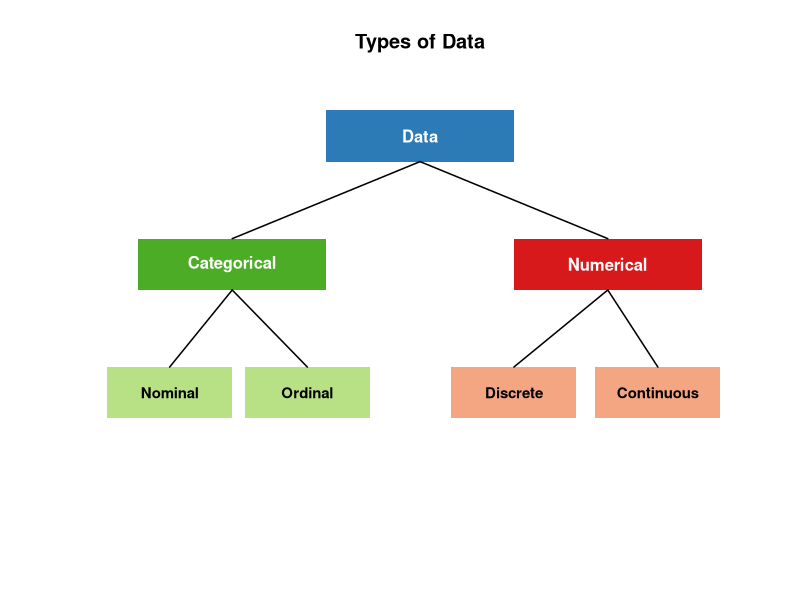
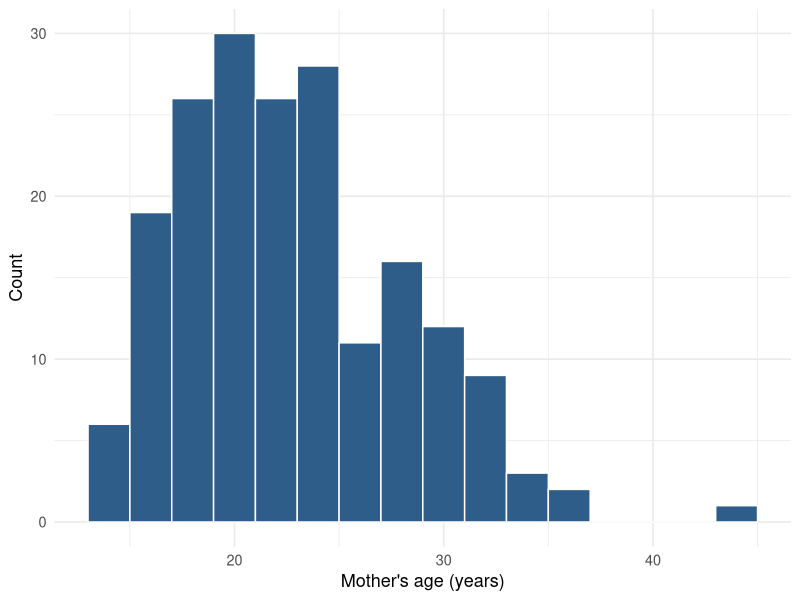
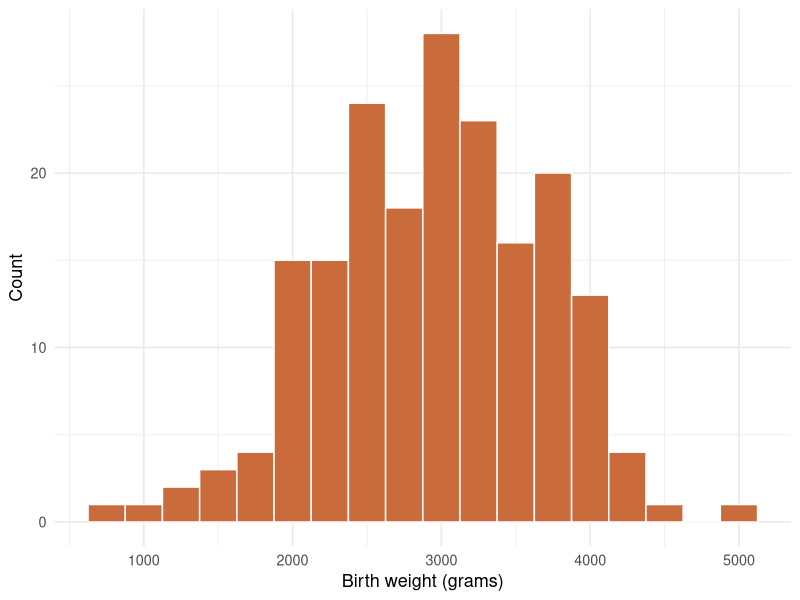
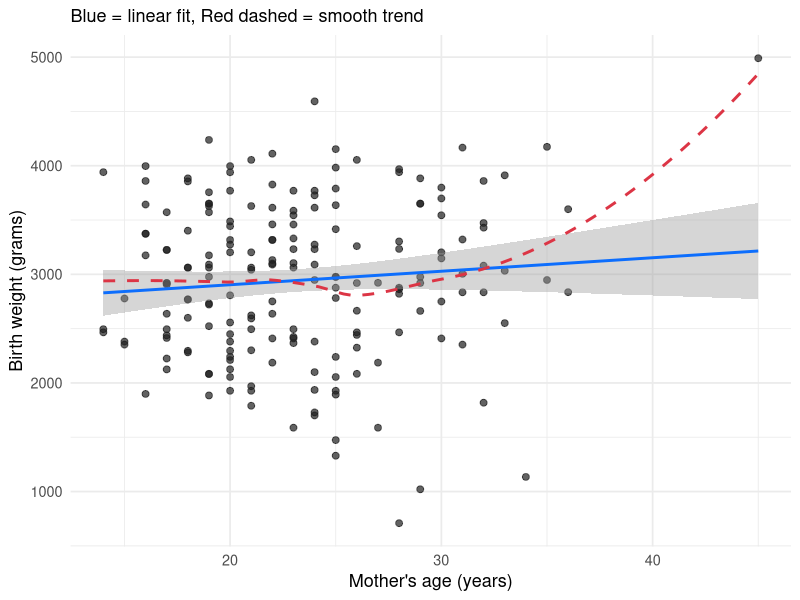
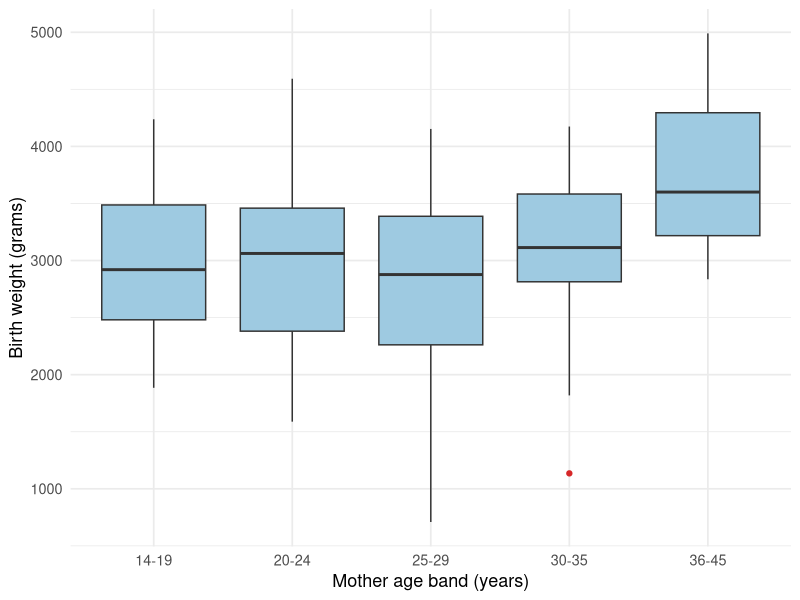
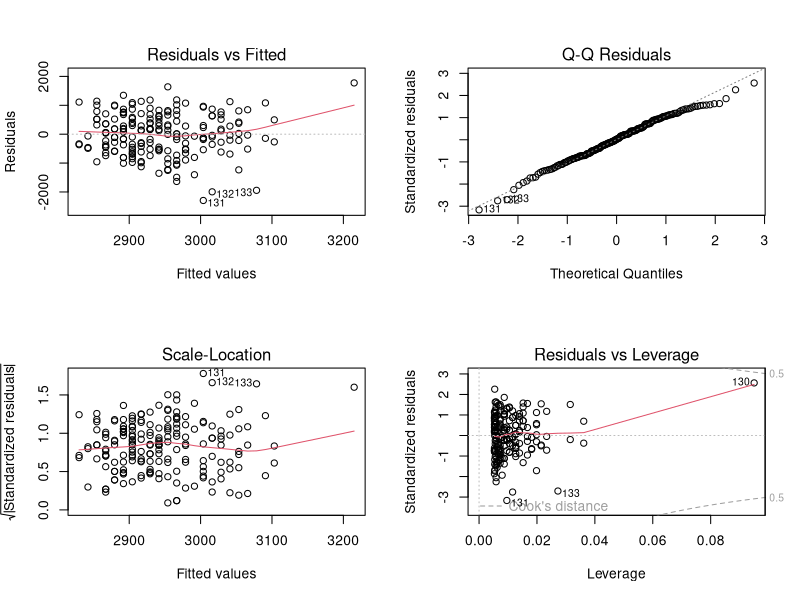

Generate these figures, in order, with R:
## ---- chunk 1
#| label: setup
library(tidyverse)
library(broom)
library(MASS)

theme_set(theme_minimal(base_size = 13))
set.seed(91946)
## ---- chunk 2
#| label: data-types-tree
#| fig-cap: "Classification of data types."
#| echo: false

# Simple text-based tree using plot
plot(0, 0, xlim = c(0, 10), ylim = c(0, 6), type = "n",
     axes = FALSE, xlab = "", ylab = "", main = "Types of Data")

# Data node
rect(3.5, 5, 6.5, 5.8, col = "#2c7bb6", border = NA)
text(5, 5.4, "Data", col = "white", font = 2)

# Categorical node
rect(0.5, 3, 3.5, 3.8, col = "#4dac26", border = NA)
text(2, 3.4, "Categorical", col = "white", font = 2)

# Numerical node
rect(6.5, 3, 9.5, 3.8, col = "#d7191c", border = NA)
text(8, 3.4, "Numerical", col = "white", font = 2)

# Nominal
rect(0, 1, 2, 1.8, col = "#b8e186", border = NA)
text(1, 1.4, "Nominal", font = 2, cex = 0.9)

# Ordinal
rect(2.2, 1, 4.2, 1.8, col = "#b8e186", border = NA)
text(3.2, 1.4, "Ordinal", font = 2, cex = 0.9)

# Discrete
rect(5.5, 1, 7.5, 1.8, col = "#f4a582", border = NA)
text(6.5, 1.4, "Discrete", font = 2, cex = 0.9)

# Continuous
rect(7.8, 1, 9.8, 1.8, col = "#f4a582", border = NA)
text(8.8, 1.4, "Continuous", font = 2, cex = 0.9)

# Connecting lines
segments(5, 5, 2, 3.8, lwd = 1.5)
segments(5, 5, 8, 3.8, lwd = 1.5)
segments(2, 3, 1, 1.8, lwd = 1.5)
segments(2, 3, 3.2, 1.8, lwd = 1.5)
segments(8, 3, 6.5, 1.8, lwd = 1.5)
segments(8, 3, 8.8, 1.8, lwd = 1.5)
## ---- chunk 3
#| label: data-prep
babies <- as_tibble(MASS::birthwt) %>%
  transmute(
    mother_age = age,
    birth_weight = bwt,
    low_birth_weight = factor(low, levels = c(0, 1), labels = c("No", "Yes"))
  ) %>%
  filter(!is.na(mother_age), !is.na(birth_weight))

glimpse(babies)

babies %>%
  summarise(
    n = n(),
    min_age = min(mother_age),
    max_age = max(mother_age),
    median_age = median(mother_age),
    min_bwt = min(birth_weight),
    max_bwt = max(birth_weight),
    median_bwt = median(birth_weight)
  )
## ---- chunk 4
#| label: graph-age-dist
#| fig-cap: "Distribution of mother's age"
ggplot(babies, aes(x = mother_age)) +
  geom_histogram(binwidth = 2, fill = "#2f5d8a", color = "white") +
  labs(x = "Mother's age (years)", y = "Count")
## ---- chunk 5
#| label: graph-bwt-dist
#| fig-cap: "Distribution of birth weight"
ggplot(babies, aes(x = birth_weight)) +
  geom_histogram(binwidth = 250, fill = "#c96b3b", color = "white") +
  labs(x = "Birth weight (grams)", y = "Count")
## ---- chunk 6
#| label: graph-scatter-main
#| fig-cap: "Birth weight vs mother's age with linear fit and 95% confidence band"
ggplot(babies, aes(x = mother_age, y = birth_weight)) +
  geom_point(alpha = 0.7, size = 2, color = "#1f1f1f") +
  geom_smooth(method = "lm", se = TRUE, color = "#0d6efd", linewidth = 1) +
  geom_smooth(method = "loess", se = FALSE, color = "#dc3545", linetype = "dashed", linewidth = 1) +
  labs(
    x = "Mother's age (years)",
    y = "Birth weight (grams)",
    subtitle = "Blue = linear fit, Red dashed = smooth trend"
  )
## ---- chunk 7
#| label: graph-age-bands
#| fig-cap: "Birth weight by maternal age band"
babies_band <- babies %>%
  mutate(
    age_band = cut(
      mother_age,
      breaks = c(13, 19, 24, 29, 35, 46),
      include.lowest = TRUE,
      labels = c("14-19", "20-24", "25-29", "30-35", "36-45")
    )
  )

ggplot(babies_band, aes(x = age_band, y = birth_weight)) +
  geom_boxplot(fill = "#9ecae1", outlier.color = "#d62728") +
  labs(x = "Mother age band (years)", y = "Birth weight (grams)")
## ---- chunk 8
#| label: model-fit
cor_test <- cor.test(babies$mother_age, babies$birth_weight)
cor_test

model <- lm(birth_weight ~ mother_age, data = babies)
summary(model)

tidy(model, conf.int = TRUE)
glance(model)
## ---- chunk 9
#| label: diagnostics
#| fig-cap: "Standard linear model diagnostic plots"
par(mfrow = c(2, 2))
plot(model)
par(mfrow = c(1, 1))
## ---- chunk 10
#| label: influence-check
influence_tbl <- augment(model) %>%
  mutate(obs = row_number(), cooks = cooks.distance(model)) %>%
  arrange(desc(cooks)) %>%
  dplyr::select(obs, mother_age, birth_weight, .fitted, .resid, cooks) %>%
  slice(1:5)

influence_tbl
